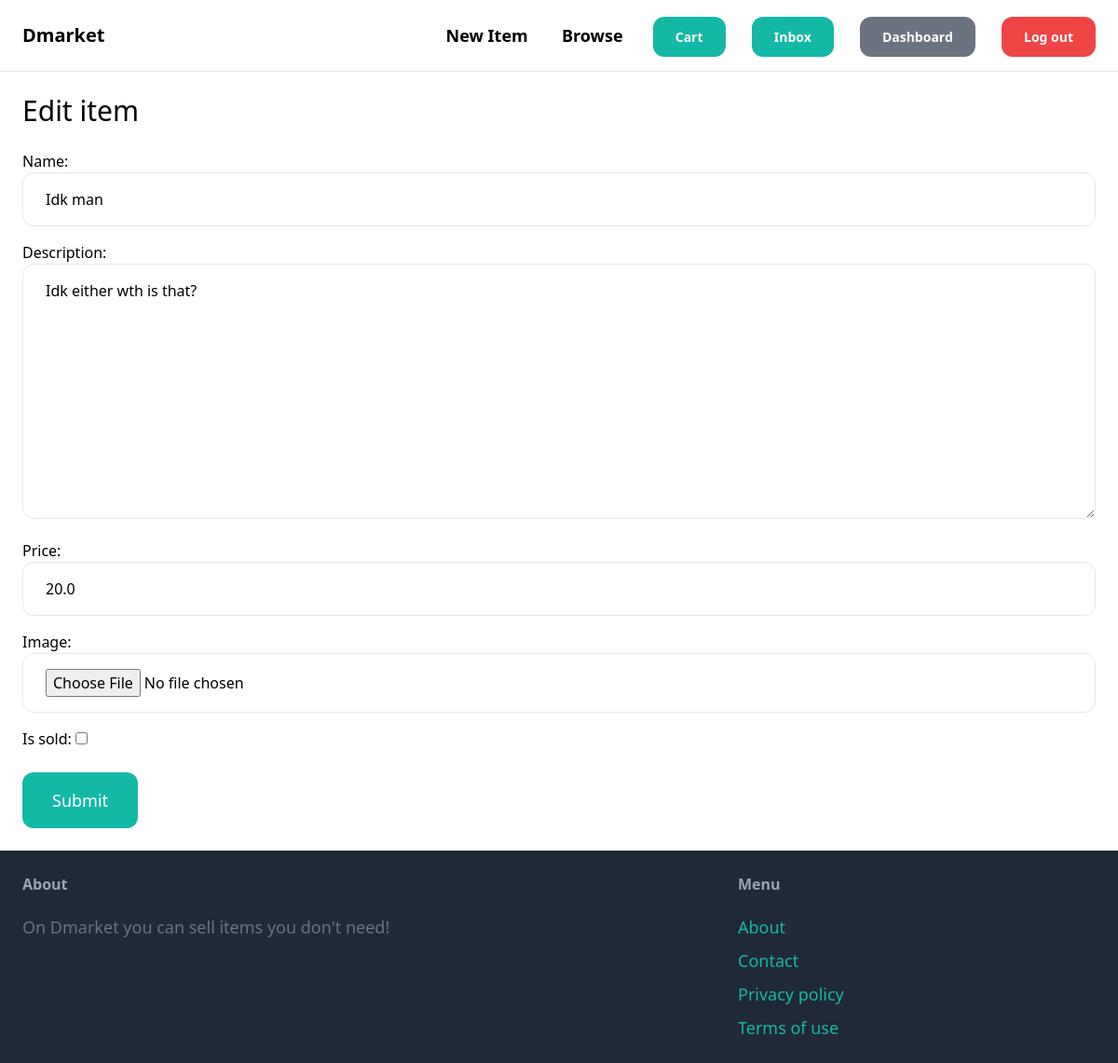
Page /items/7/edit/ (signed in) on the committed database.
### item/models.py (models this page shows, shortened)
class Item(models.Model):
    category = models.ForeignKey(Category , related_name='items', on_delete=models.CASCADE)
    name = models.CharField(max_length=255)
    description = models.TextField(blank=True, null=True)
    price = models.FloatField()
    image = models.ImageField(upload_to='item_images', blank=True, null=True)
    is_sold = models.BooleanField(default=False)
    created_by = models.ForeignKey(User, related_name='items', on_delete=models.CASCADE)
    created_at = models.DateTimeField(auto_now_add=True)
    wishlist = models.ManyToManyField(User, related_name="wishlist")

### item/views.py (the view)
# urls.py: path('<int:pk>/edit/', views.edit, name='edit'),
@login_required
def edit(request, pk):
    item = get_object_or_404(Item, pk=pk, created_by=request.user)
    if request.method == 'POST':
        form = EditItemForm(request.POST, request.FILES, instance=item)
        if form.is_valid():
            form.save()
            return redirect('item:detail', pk=item.id)
    else:
        form = EditItemForm(instance=item)
    return render(request, 'item/form.html', {
        'form': form,
        'title': 'Edit item'
    })

### item/forms.py
class EditItemForm(forms.ModelForm):
    class Meta:
        model = Item
        fields = ('name', 'description', 'price', 'image', 'is_sold')
        widgets = {
            'name': forms.TextInput(attrs={
                'class': INPUT_CLASSES
            }),
            'description': forms.Textarea(attrs={
                'class': INPUT_CLASSES
            }),
            'price': forms.TextInput(attrs={
                'class': INPUT_CLASSES
            }),
            'image': forms.FileInput(attrs={
                'class': INPUT_CLASSES
            })
        }

### item/templates/item/form.html (shortened to what this page needs)
{% extends 'core/base.html' %}
{% block content %}
    <h1 class="mb-6 text-3xl">{{ title }}</h1>
    <form method="post" action="." enctype="multipart/form-data">
        <div class="space-y-4">
            {{ form.as_p }}
        </div>
        <button class="mt-6 py-4 px-8 text-lg bg-teal-500 hover:bg-teal-700 rounded-xl text-white">Submit</button>
    </form>
{% endblock %}

### rows in the picture
Item: name "Idk man", description "Idk either wth is that?", price "20.0"

### other values in the picture
{{ title }} "Edit item"
